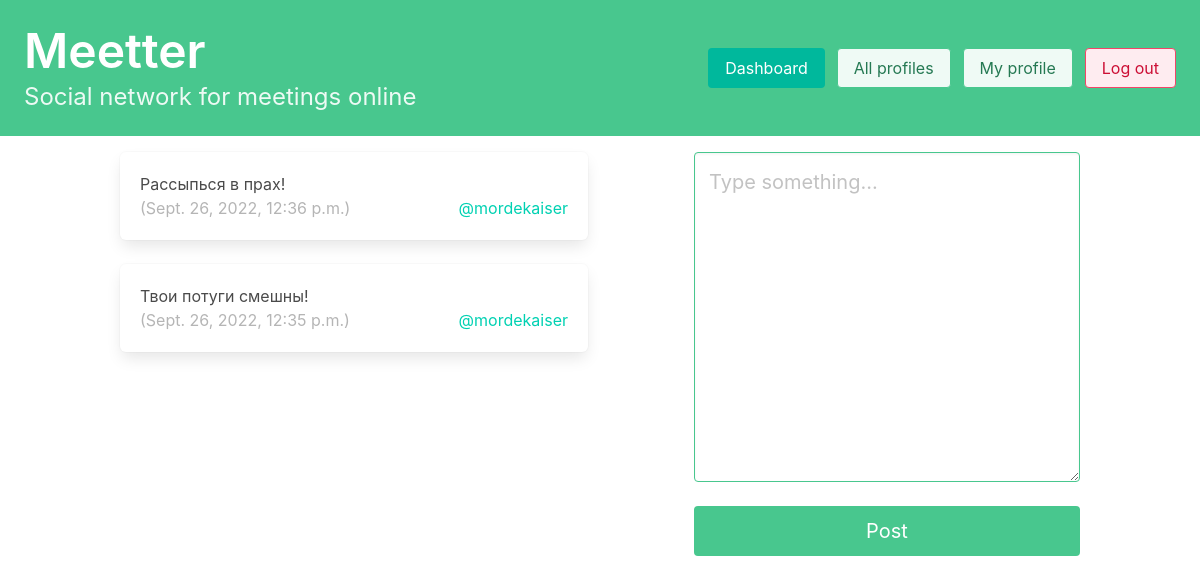
/main/ (signed in), run on the app's committed database.
### meetter/models.py (models this page shows, shortened)
class Meet(models.Model):
    creator_user = models.ForeignKey(User, related_name="meets", on_delete=models.DO_NOTHING)
    body = models.TextField(max_length=1000)
    pub_date = models.DateTimeField(auto_now_add=True)

### meetter/views.py (the view, shortened to what this page needs)
# urls.py: path('main/', main, name='main'),
def main(request):
    if request.user.is_anonymous:
        return redirect('meetter:login')
    new_meet_form = MeetForm()
    current_user = request.user
    meets_querry_sets = [profile.user.meets.all() for profile in current_user.profile.follows.all()]
    meets = Meet.objects.filter(
        creator_user__profile__in=request.user.profile.follows.all()
    ).order_by("-pub_date")
    return render(request, 'meetter/main.html', {"meets": meets, "MeetForm": new_meet_form})

### meetter/forms.py
class MeetForm(forms.ModelForm):
    body = forms.CharField(required=True,
                           widget=forms.widgets.Textarea(
                               attrs={"placeholder": "Type something...",
                                      "class": "textarea is-success is-medium"}),
                           label="")
    class Meta:
        model = Meet
        exclude = ('creator_user',)

### meetter/templates/meetter/main.html (shortened to what this page needs)
<!DOCTYPE html>
<html lang="en">
<head>
    {% extends 'base.html' %}
{% block content %}
<div class="column is-half">
    {% for post in meets %}
    <div class="box">
        {{ post.body }}<br>
        <nav class="level">
            <div class="level-left">
                <div class="level-item">
                    <span class="is-small has-text-grey-light">
                        ({{ post.pub_date }})
                    </span>
                </div>
            </div>
            <div class="level-right">
                <div class="level-item">
                    <a href="{% url 'meetter:profile_detail' post.creator_user.profile.id %}">
                    <span class="is-small has-text-primary">
                        @{{ post.creator_user.username|lower }}
                    </span>
                    </a>
                </div>
            </div>
        </nav>
    </div>
    {% endfor %}
</div>
<div class="column is-offset-1">
    <div class="block">
        <form method="post">
            {{ MeetForm.as_p }}
            <button class="button is-success is-fullwidth is-medium mt-5" type="submit">
                Post
            </button>
        </form>
    </div>
</div>
{% endblock content %}

### data on the page
Meet: body "Рассыпься в прах!", pub_date "Sept. 26, 2022, 12:36 p.m.", creator_user.username "mordekaiser"
Meet: body "Твои потуги смешны!", pub_date "Sept. 26, 2022, 12:35 p.m.", creator_user.username "mordekaiser"
